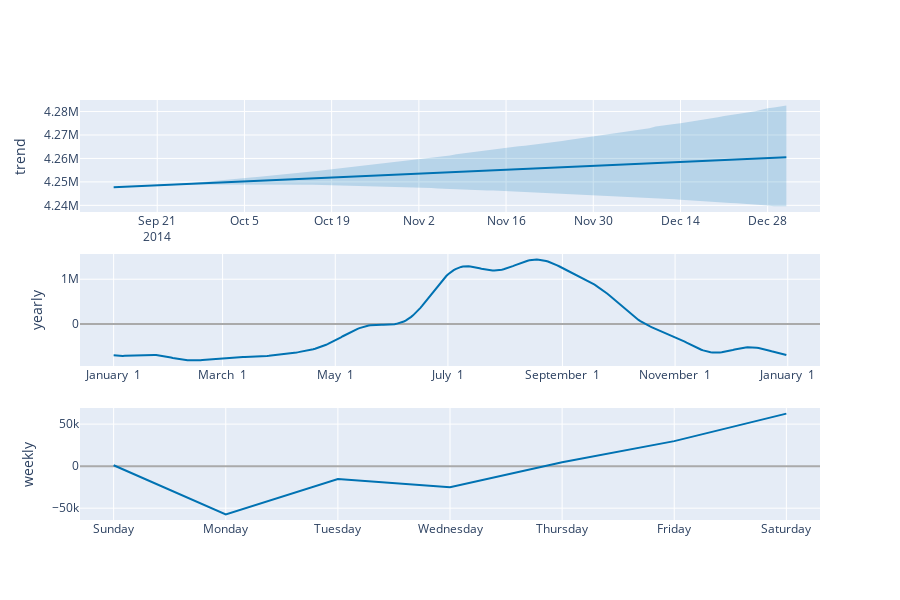

Here is the notebook cell this chart was saved with:
### Code cell
plot_components_plotly(model, test_forecast)
